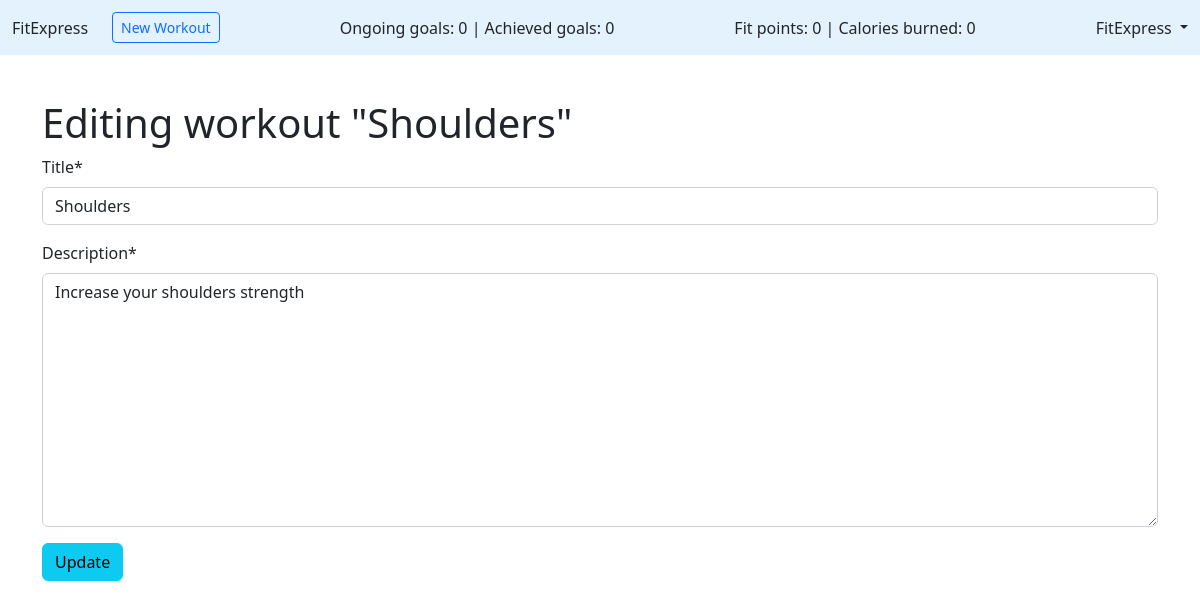
/workouts/5/edit/ (signed in), run on the app's committed database.
### accounts/models.py (models this page shows, shortened)
class CustomUser(AbstractUser):
    birth = models.DateField(null=True, blank=True)
    calories_burned = models.PositiveIntegerField(default=0)
    fit_points = models.PositiveIntegerField(default=0)
    weight = models.PositiveIntegerField(null=True)
    completed_goals = models.PositiveIntegerField(default=0)
    active_goals = models.PositiveIntegerField(default=0)

### workouts/models.py (models this page shows, shortened)
class Workout(models.Model):
    title = models.CharField(max_length=255)
    description = models.TextField()
    exercise_num = models.PositiveIntegerField(default=0)
    last_training_date = models.DateField(null=True, blank=True)
    kcal = models.PositiveIntegerField(default=0)
    author = models.ForeignKey(
        settings.AUTH_USER_MODEL,
        on_delete=models.CASCADE,
    )

### workouts/views.py (the view, shortened to what this page needs)
# urls.py: path("<int:pk>/edit/", WorkoutUpdateView.as_view(), name="workoutedit"),
class WorkoutUpdateView(LoginRequiredMixin, UserPassesTestMixin, UpdateView):
    model = Workout
    fields = (
        "title",
        "description",
    )
    template_name = "workout_edit.html"
    def test_func(self):  # new
        obj = self.get_object()
        return obj.author == self.request.user

### templates/workout_edit.html
{% extends "base_workout.html" %}
{% load crispy_forms_tags %}
{% block content %}
<h1>Editing workout "{{ workout.title }}"</h1>
<form action="" method="post">{% csrf_token %}
  {{ form|crispy }}
  <button class="btn btn-info ml-2" type="submit">Update</button>
</form>
{% endblock content %}

### templates/base_workout.html (shortened to what this page needs)
<!DOCTYPE html>
<html>
<head>
  <link href="https://cdn.jsdelivr.net/npm/bootstrap@5.2.3/dist/css/bootstrap.min.css" rel="stylesheet"
>
</head>
<body>
  <header class="p-3 mb-3 border-bottom">
    <div class="d-flex flex-wrap align-items-center justify-content-center
        justify-content-lg-start fixed-top" style="background-color: #e3f2fd; padding: 1%">
      <a class="navbar-brand" href="{% url 'home' %}">FitExpress</a>
      {% if user.is_authenticated %}
      <ul class="nav col-12 col-lg-auto me-lg-auto mb-2 justify-content-center
          mb-md-0 ms-4">
        <li><a type="button" class="btn btn-outline-primary btn-sm" href="{% url "workoutnew" %}">New Workout</a></li>
      </ul>
      <ul class="nav col-12 col-lg-auto me-lg-auto mb-2 justify-content-center
          mb-md-0">
        <li>Ongoing goals: {{ user.active_goals }} | Achieved goals: {{ user.completed_goals }}</li>
      </ul>
      <ul class="nav col-12 col-lg-auto me-lg-auto mb-2 justify-content-center mb-md-0">
        <li>Fit points: {{ user.fit_points }} | Calories burned: {{ user.calories_burned }}</li>
      </ul>
      <div class="dropdown text-end">
        <a href="#" class="d-block link-dark text-decoration-none dropdown-toggle" id="dropdownUser1"
          data-bs-toggle="dropdown" aria-expanded="false">
          {{ user.username }}
        </a>
      </div>
      {% else %}
      <div class="text-end" style="margin-left: 2%;">
        <a href="{% url 'login' %}" class="btn btn-outline-primary me-2">
          Log In</a>
        <a href="{% url 'signup' %}" class="btn btn-primary">Sign Up</a>
      </div>
      {% endif %}
    </div>
  </header>
  <main>
    <div class="container">
      {% block content %}
      {% endblock content %}
    </div>
  </main>
</body>
</html>

### templates/base_workout.html (style rules this page uses)
.container { margin-top: 5.5%; }

### data on the page
CustomUser: active_goals "0", completed_goals "0", fit_points "0", calories_burned "0", username "FitExpress"
Workout: title "Shoulders", description "Increase your shoulders strength"
